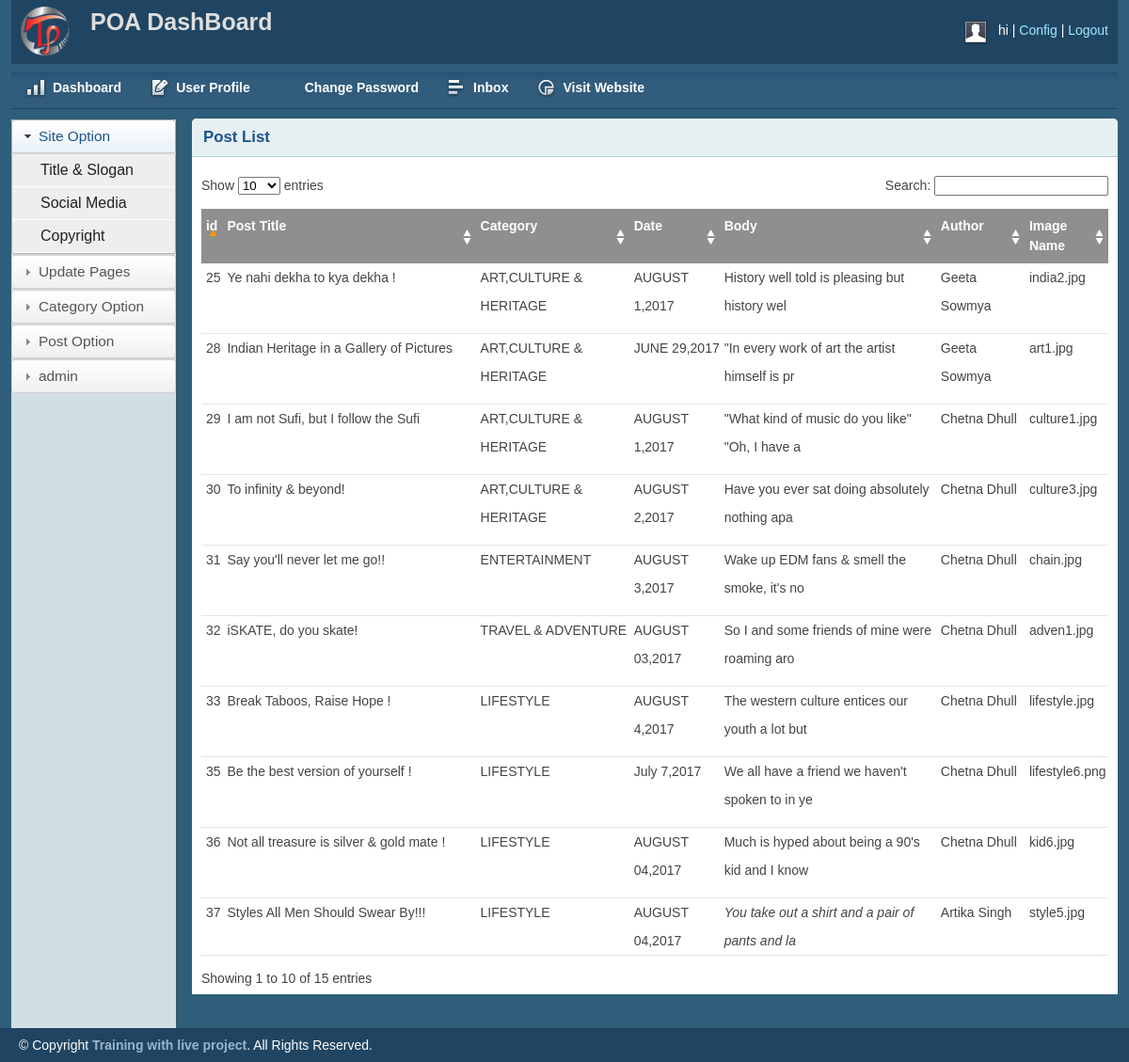
The app's page /admin/postlist.php, older data.
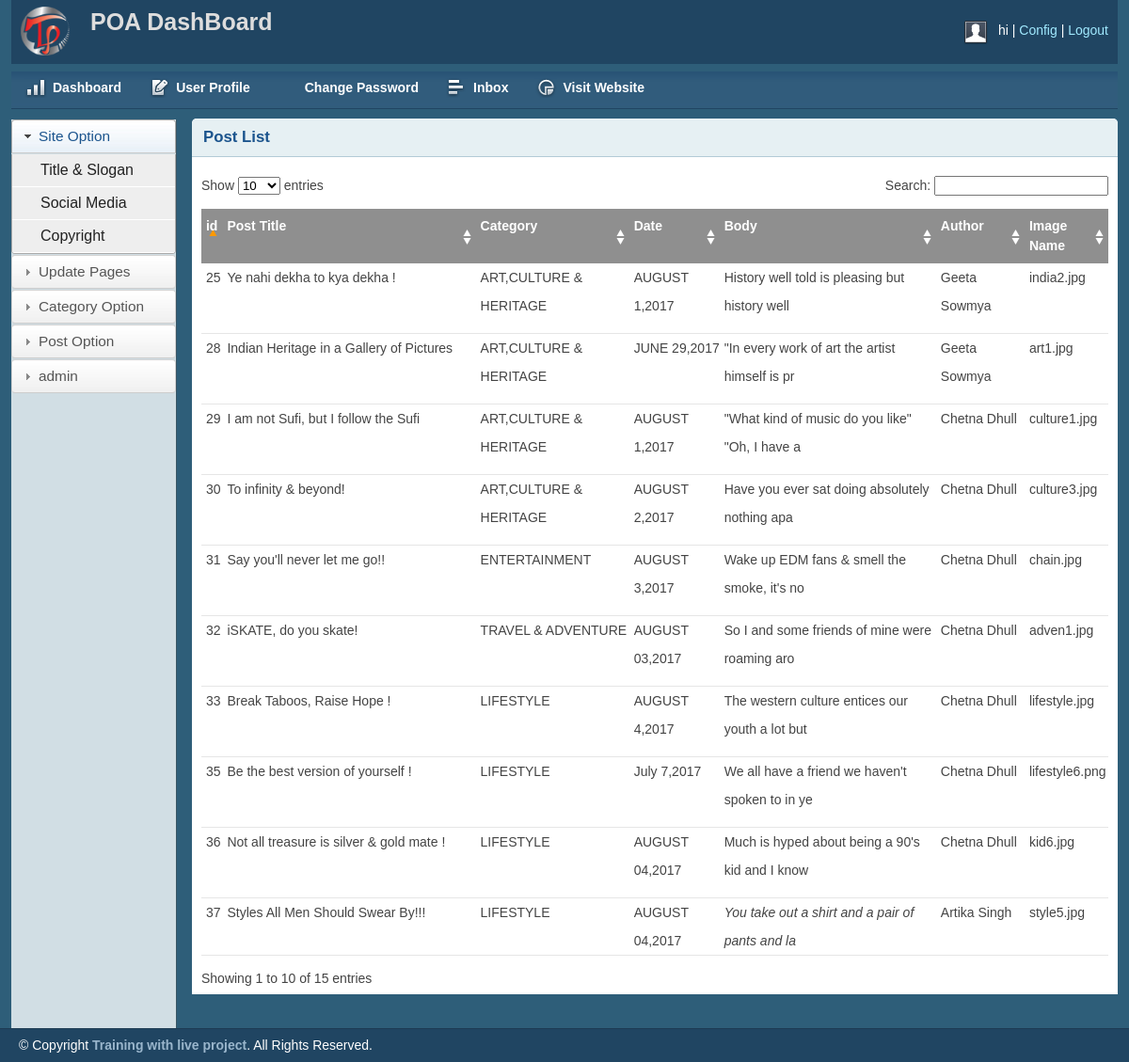
The same page, newer data.
### tables this page shows
CREATE TABLE IF NOT EXISTS `posts` (
  `id` int(11) NOT NULL AUTO_INCREMENT,
  `title` varchar(300) NOT NULL,
  `category` varchar(100) NOT NULL,
  `date` varchar(100) NOT NULL,
  `body` longtext NOT NULL,
  `author` varchar(200) NOT NULL,
  `imgname` varchar(400) NOT NULL,
  PRIMARY KEY (`id`)
);

### admin/postlist.php (the view, shortened to what this page needs)
<?php include("includes/header.php");
$query2="SELECT * FROM posts";
 $result2 = mysqli_query($connect,$query2);
?>
<?php include("includes/sidebar.php");?>
        <div class="grid_10">
            <div class="box round first grid">
                <h2>Post List</h2>
                <div class="block">
                    <table class="data display datatable" id="example">
					<thead>
						<tr><th>id</th>
							<th>Post Title</th>
							<th>Category</th>
							<th>Date</th>
							<th>Body</th>
							<th>Author</th>
							<th>Image Name</th>
						</tr>
					</thead>
					<tbody><?php
                                 while ($row = mysqli_fetch_assoc($result2)) {
                                    ?>
						<tr class="odd gradeX">
						<td><?php echo $row['id'];?></td>
							<td><?php echo $row['title'];?></td>
							<td><?php echo $row['category'];?></td>
							<td><?php echo $row['date'];?></td>
							<td><?php $body=$row['body'];  echo substr($body, 0,50);?></td>
							<td><?php echo $row['author'];?></td>
							<td><?php echo $row['imgname'];?></td>
						</tr>
						<?php }?>
					</tbody>
				</table>
               </div>
            </div>
        </div>
    </div>
    <div id="site_info">
      <p>
         &copy; Copyright <a href="http://trainingwithliveproject.com">Training with live project</a>. All Rights Reserved.
        </p>
    </div>
</body>
</html>

### admin/includes/header.php (shortened to what this page needs)
<!DOCTYPE html>
<html>
<head>
    <link rel="stylesheet" type="text/css" href="css/reset.css" media="screen" />
    <link rel="stylesheet" type="text/css" href="css/text.css" media="screen" />
    <link rel="stylesheet" type="text/css" href="css/grid.css" media="screen" />
    <link rel="stylesheet" type="text/css" href="css/layout.css" media="screen" />
    <link rel="stylesheet" type="text/css" href="css/nav.css" media="screen" />
    <link href="css/fancy-button/fancy-button.css" rel="stylesheet" type="text/css" />
    <link href="css/themes/base/jquery.ui.all.css" rel="stylesheet" type="text/css" />
    <link rel="stylesheet" type="text/css" href="css/reset.css" media="screen" />
    <link rel="stylesheet" type="text/css" href="css/text.css" media="screen" />
    <link rel="stylesheet" type="text/css" href="css/grid.css" media="screen" />
    <link rel="stylesheet" type="text/css" href="css/layout.css" media="screen" />
    <link rel="stylesheet" type="text/css" href="css/nav.css" media="screen" />
    <link href="css/table/demo_page.css" rel="stylesheet" type="text/css" />
</head>
<body>
    <div class="container_12">
        <div class="grid_12 header-repeat">
            <div id="branding">
                <div class="floatleft logo">
                    <img src="img/livelogo.png" alt="Logo" />
                </div>
                <div class="floatleft middle">
                    <h1>POA DashBoard</h1>
                </div>
                <div class="floatright">
                    <div class="floatleft">
                        <img src="img/img-profile.jpg" alt="Profile Pic" />
                    </div>
                    <div class="floatleft marginleft10">
                        <ul class="inline-ul floatleft">
                            <li><?php if(isset($_SESSION['user'])) echo $_SESSION["user"];
                                                        else echo "hi";
                            ?></li>
                            <li><a href="#">Config</a></li>
                            <li><a href="destroysession.php">Logout</a></li>
                        </ul>
                    </div>
                </div>
            </div>
        </div>

### admin/includes/sidebar.php (shortened to what this page needs)
<div class="grid_12">
     <ul class="nav main">
        <li class="ic-dashboard"><a href="index.html"><span>Dashboard</span></a> </li>
        <li class="ic-form-style"><a href=""><span>User Profile</span></a></li>
        <li class="ic-typography"><a href="changepassword.html"><span>Change Password</span></a></li>
        <li class="ic-grid-tables"><a href="inbox.html"><span>Inbox</span></a></li>
        <li class="ic-charts"><a href="postlist.html"><span>Visit Website</span></a></li>
    </ul>
</div>
   <div class="grid_2">
    <div class="box sidemenu">
        <div class="block" id="section-menu">
            <ul class="section menu">
                <li><a class="menuitem">Site Option</a>
                    <ul class="submenu">
                        <li><a href="titleslogan.html">Title & Slogan</a></li>
                        <li><a href="social.html">Social Media</a></li>
                        <li><a href="copyright.html">Copyright</a></li>
                    </ul>
                </li>
                 <li><a class="menuitem">Update Pages</a>
                </li>
                <li><a class="menuitem">Category Option</a>
                </li>
                <li><a class="menuitem">Post Option</a>
                </li>
                <li><a class="menuitem">admin </a>
                </li>
            </ul>
        </div>
    </div>
</div>

### admin/css/layout.css (style rules this page uses)
body { background: #fff none repeat scroll 0 0; color: #444; font-size: 14px; padding: 0; }
.floatleft { float:left; }
.logo img { margin-top: -15px; width: 52px; }
.middle { margin-left: 22px; margin-top: -14px; }
.middle h1 { color:#ddd;margin:0 }
.floatright { float:right; }
.inline-ul li { display:inline; color:#fff; }
.marginleft10 { margin-left:10px; }
a { color: #000; font-weight:bold; text-decoration: none; }
.container_12, .container_16 { background:#2E5E79; }
h1, h2, h3, h4, h5, h6 { line-height:1.2em; margin-bottom:.3em; }
h2 { margin-top:1em; }
#branding { font-weight: normal; margin-bottom: 0; padding: 22px 10px 3px; text-align: left; }
.header-repeat { background:url(../img/header-repeat.jpg) repeat-x; }
#branding a { color:#A1EAFF; font-weight:normal; }
#branding a:before { content:" | "; color:#fff; }
#branding ul, #branding ul li { margin:0px; padding:0px; }
#branding li { padding:0px 0px 0px 0px !important; }
.box { background:#fff; margin-bottom:20px; padding:10px 10px 10px 10px; margin-left:-8px; }
.box.grid { padding-bottom:40px; }
.box.round { -moz-border-radius: 5px 5px 0px 0px; -webkit-border-radius: 5px 5px 0px 0px; border-radius: 5px 5px 0px 0px; }
.box h2 { font-size:1.2em; font-weight:bold; color:#1B548D; background:#E6F0F3; margin:-10px -10px 0 -10px; padding:10px 12px; border-bottom:1px solid #B3CBD6; -moz-border-radius: 5px 5px 0px 0px; -webkit-border-radius: 5px 5px 0px 0px; border-radius: 5px 5px 0px 0px; }
.box.first { min-height: 406px; }
.block { padding-top:20px; }
.box.sidemenu { background-color:#D1DEE4; border-right:1px solid #3A5665; padding:0px; margin:0px; cursor:pointer; }
.box.sidemenu .block { padding-top:0px; margin-top:0px; }
p { margin-bottom:1em; }
ul, ol { padding-top:0; }
ul.menu { list-style:none; border-top:1px solid #bbb; }
ul.menu li { margin:0; }
ul.menu li a { display:block; padding:4px 10px; border-bottom:1px solid #ccc; }
ul.menu ul { list-style:none; margin:0; }
ul.menu ul li a { padding-left:30px; }
ul.section { border-top:0; margin-bottom:0; }
ul.section li a { background:url(../img/sidemenu-repeat.jpg) repeat-x; line-height:26px; padding-left:28px; }
ul.section li li a { background:#ddd; border-bottom:1px solid #eee; }
ul.section ul li { text-transform:none; }
ul.section ul.current li a { background: #eee none repeat scroll 0 0; border-bottom: 1px solid #fff; font-size: 16px; font-weight: normal; }
ul.section li a.current { color:#1B548D; background:url(../img/sidemenu-repeat-hover.jpg) repeat-x; }
#site_info { color:#fff; background:#204562; border-top:1px solid #1d3b53; padding-left:20px; }
#site_info p { line-height:35px; margin-bottom:0px; }
#site_info a { color:#9ab6cc; }
.block { padding-bottom:1px; }
table.display { margin: 0 auto; clear: both; width: 100%; }
.sorting_asc { background: #8f8f8f url(../img/table/sort_asc.png) no-repeat center right; padding:8px 5px; text-align:left; color:#fff; }
.sorting { background:#8f8f8f url(../img/table/sort_both.png) no-repeat center right; padding:8px 5px; text-align:left; color:#fff; }
tr.odd { height: 30px; line-height: 30px; border-bottom:1px solid #e6e6e6; }
tr.even { height: 30px; line-height: 30px; border-bottom:1px solid #e6e6e6; }
tr.odd td, tr.even td { padding-left:5px; }

Row changes from the older to the newer data that the page shows:
changed posts "Ye nahi dekha to kya dekha !": body "History well told is pleasing but history wel" → "History well told is pleasing but history well"
